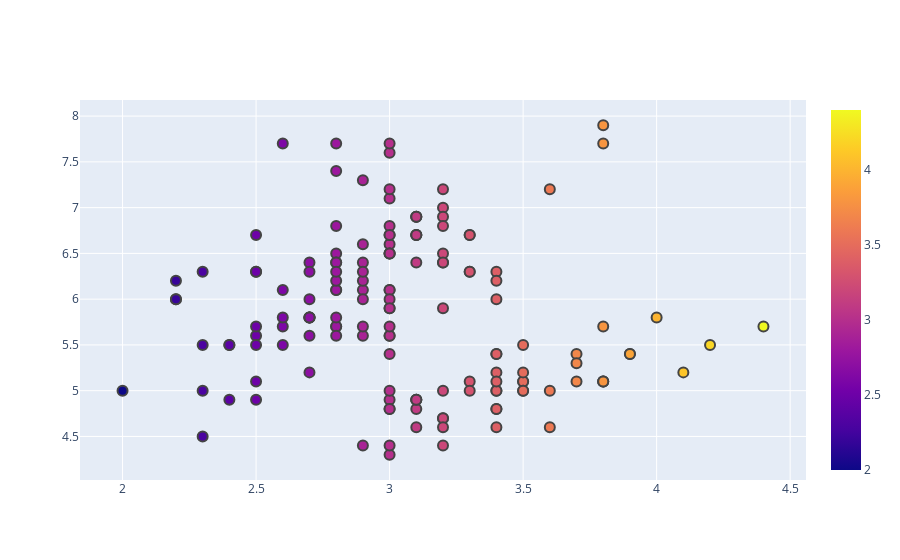

Write notebook code for a chart like this one.
### Code cell
fig=go.Figure()
fig.add_trace(go.Scatter(
x=df_iris.sepal_width,
    y=df_iris.sepal_length,
    mode='markers',
    marker_color=df_iris.sepal_width,
    text=df_iris.species,
    marker=dict(showscale=True)))
fig.update_traces(marker_line_width=2,marker_size=10)

### Figure 1 — Plotly figure (JSON) as saved in the notebook; plotly's stock layout.template omitted (floating-point values rounded to 4 significant figures; data arrays with more than 128 entries replaced by an {"elided": "..."} marker saying what was removed)
{"data": [{"marker": {"color": {"elided": "150 float values"}, "line": {"width": 2}, "showscale": true, "size": 10}, "mode": "markers", "text": {"elided": "150 str values"}, "type": "scatter", "x": {"elided": "150 float values"}, "y": {"elided": "150 float values"}}], "layout": {}}
